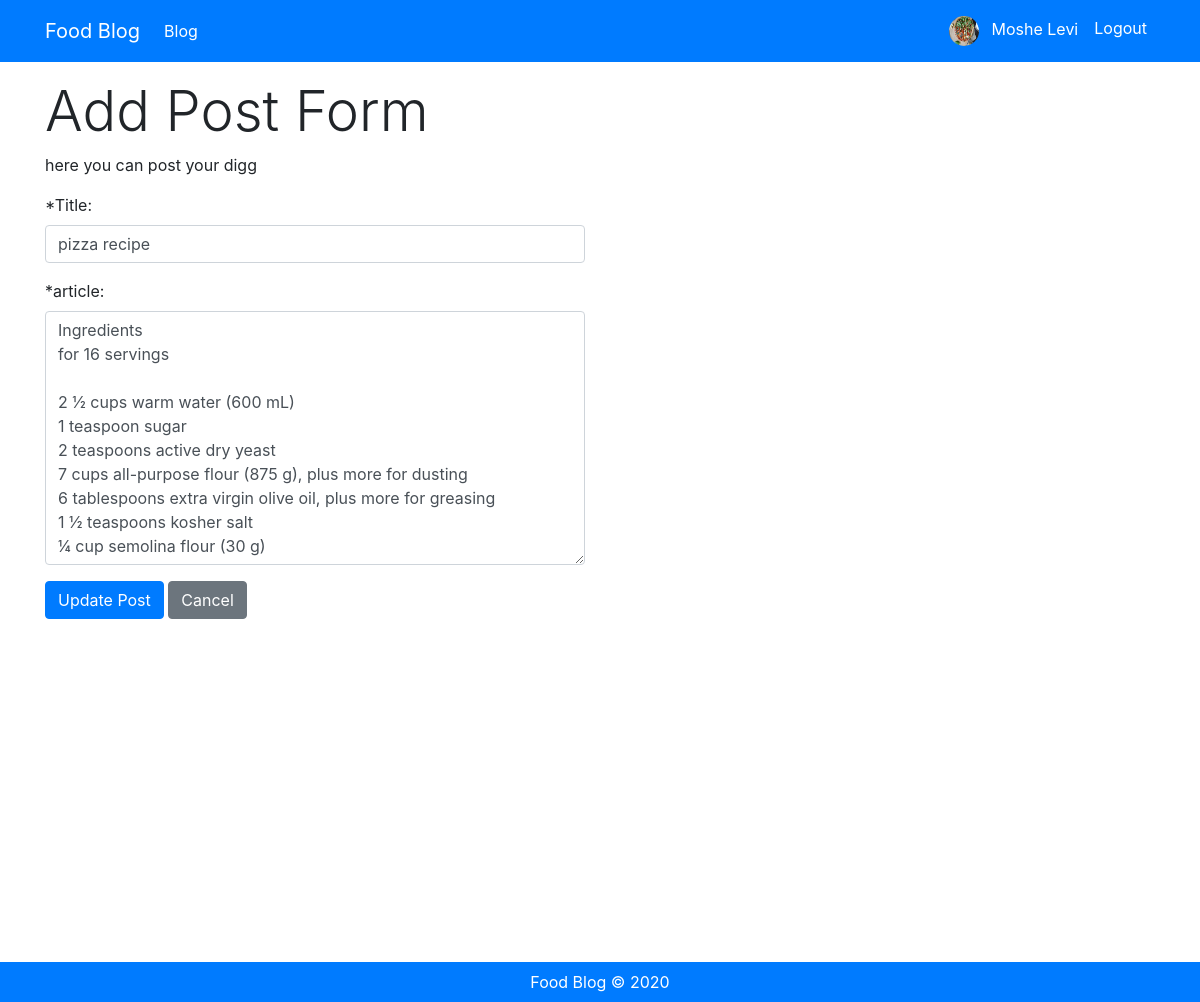
/food-blog/edit_post.php?pid=32 (signed in), run on the app's committed database.
### tables this page shows
CREATE TABLE `posts` (
  `id` int(11) NOT NULL,
  `user_id` int(11) NOT NULL,
  `title` varchar(255) NOT NULL,
  `article` text NOT NULL,
  `date` datetime NOT NULL
);

### food-blog/edit_post.php (the view, shortened to what this page needs)
<?php
if (isset($_GET['pid']) && is_numeric($_GET['pid'])) {
    $pid =  filter_input(INPUT_GET, 'pid', FILTER_SANITIZE_STRING);
    if ($pid) {
        $uid = $_SESSION['user_id'];
        $link = mysqli_connect(MYSQL_HOST, MYSQL_USER, MYSQL_PWD, MYSQL_DB);
        mysqli_query($link, "SET NAMES utf8");
        $pid = mysqli_real_escape_string($link, $pid);
        $sql = "SELECT * FROM posts WHERE id = $pid AND user_id = $uid";
        $result = mysqli_query($link, $sql);
        if ($result && mysqli_affected_rows($link) == 1) {
            $post = mysqli_fetch_assoc($result);
        } else {
            header('location:blog.php');
            exit;
        }
    } else {
        header('location:blog.php');
        exit;
    }
} else {
    header('location:blog.php');
    exit;
}
?>
<?php include 'tpl/header.php'; ?>
<main class="min-height-900">
    <div class="container">
        <section id="header-content">
            <div class="row">
                <div class="col-12 mt-3">
                    <h1 class="display-4">Add Post Form</h1>
                    <p>here you can post your digg</p>
                </div>
            </div>
            <div class="row">
                <div class="col-6">
                    <form action="" method="POST" autocomplete="off" novalidate='novalidate'>
                        <div class="form-group">
                            <label for="title">*Title:</label>
                            <input value='<?= $post['title'] ?>' class="form-control" type="text" name="title"
                                id="title">
                        </div>
                        <div class="form-group">
                            <label for="article">*article:</label>
                            <textarea class='form-control' name="article" id="article" cols="30"
                                rows="10"><?= $post['article']; ?></textarea>
                        </div>
                        <input class="btn btn-primary" type="submit" value="Update Post" name="submit">
                        <a class="btn btn-secondary" href="blog.php"> Cancel</a>
                    </form>
                </div>
            </div>
        </section>
    </div>
</main>
<?php include 'tpl/footer.php'; ?>

### food-blog/css/style.css (style rules this page uses)
.min-height-900 { min-height: 900px; }

### data on the page
posts: title "pizza recipe", article "Ingredients for 16 servings 2 ½ cups warm water (600 mL) 1 teaspoon sugar 2 teaspoons active dry yeast 7 cups all-purpose flour (875 g), plus more for dusting 6 tablespoons extra virgin olive oil, plus more for greasing 1 ½ teaspoons kosher salt ¼ cup semolina flour (30 g)"

### other printed values
$_SESSION['user_name'] "Moshe Levi"
